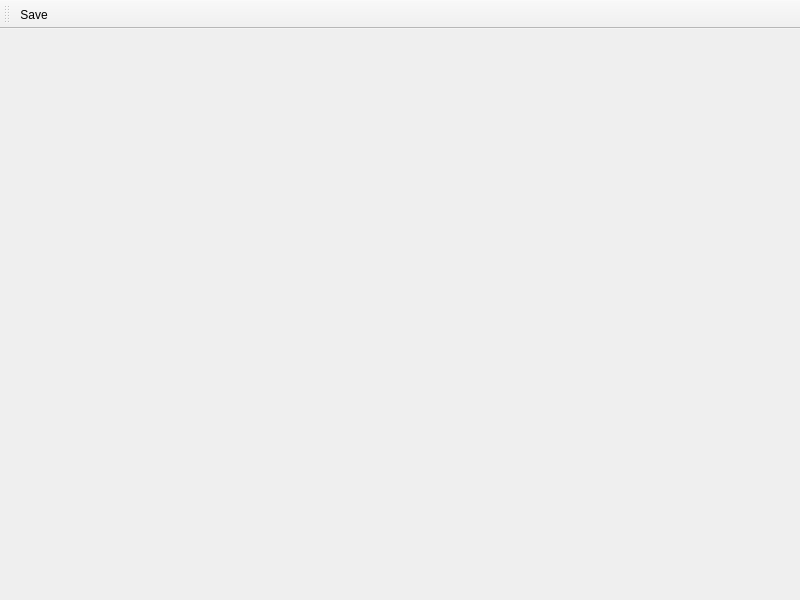
<?xml version="1.0" encoding="UTF-8"?>
<ui version="4.0">
 <class>MainWindow</class>
 <widget class="QMainWindow" name="MainWindow">
  <property name="geometry">
   <rect>
    <x>0</x>
    <y>0</y>
    <width>800</width>
    <height>600</height>
   </rect>
  </property>
  <property name="windowTitle">
   <string>MainWindow</string>
  </property>
  <widget class="QWidget" name="centralwidget">
   <layout class="QVBoxLayout" name="verticalLayout">
    <property name="leftMargin">
     <number>0</number>
    </property>
    <property name="topMargin">
     <number>0</number>
    </property>
    <property name="rightMargin">
     <number>0</number>
    </property>
    <property name="bottomMargin">
     <number>0</number>
    </property>
    <item>
     <widget class="QFrame" name="frmDistoView">
      <property name="frameShape">
       <enum>QFrame::NoFrame</enum>
      </property>
      <property name="frameShadow">
       <enum>QFrame::Raised</enum>
      </property>
     </widget>
    </item>
   </layout>
  </widget>
  <widget class="QToolBar" name="toolBar">
   <property name="windowTitle">
    <string>toolBar</string>
   </property>
   <property name="toolButtonStyle">
    <enum>Qt::ToolButtonTextBesideIcon</enum>
   </property>
   <attribute name="toolBarArea">
    <enum>TopToolBarArea</enum>
   </attribute>
   <attribute name="toolBarBreak">
    <bool>false</bool>
   </attribute>
   <addaction name="actionSave"/>
  </widget>
  <action name="actionSave">
   <property name="icon">
    <iconset theme="document-save">
     <normaloff>.</normaloff>.</iconset>
   </property>
   <property name="text">
    <string>Save</string>
   </property>
   <property name="shortcut">
    <string>Ctrl+S</string>
   </property>
  </action>
 </widget>
 <resources/>
 <connections/>
</ui>
